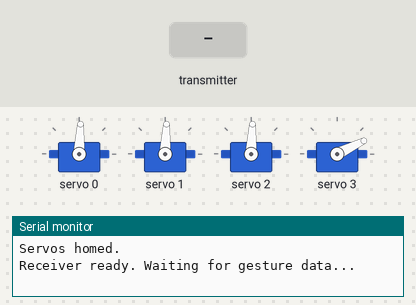
The sketch below on a simulated Arduino Uno, built with avr-gcc and run on an emulated ATmega328P. Parts: 4 × servo, the last lines printed to the serial monitor. The inputs (shaded band) are chosen by the test bench. No radio packets arrive unless stated.

Above: at 1.2 s.
1.3 s: the transmitter starts sending baseAngle = 0
At 4.23 s:
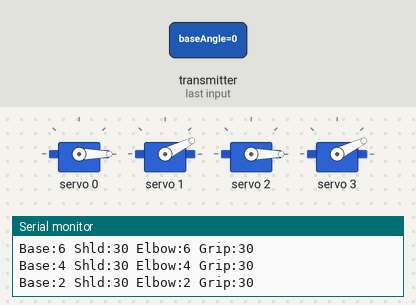
4.3 s: the transmitter starts sending shoulderAngle = 45
At 6.2 s:
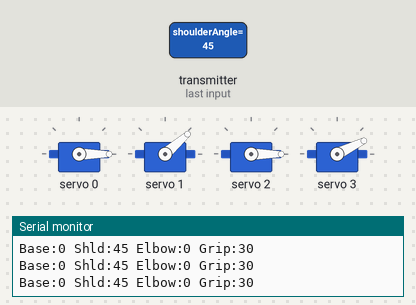
7.3 s: the transmitter starts sending elbowAngle = 45
At 9.2 s:
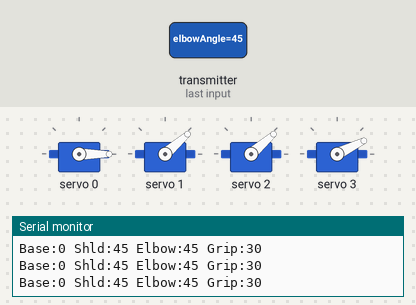
10.3 s: the transmitter starts sending gripperAngle = 90
At 13.0 s:
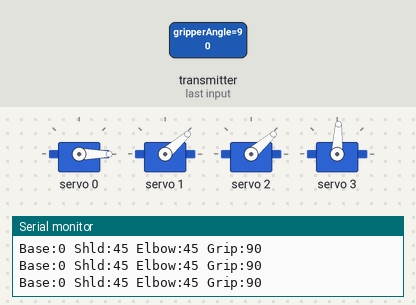
13.3 s: the transmitter starts sending baseAngle = 45
At 15.9 s:
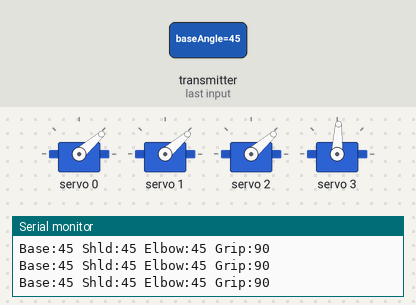
16.3 s: the transmitter starts sending shoulderAngle = 0
At 17.7 s:
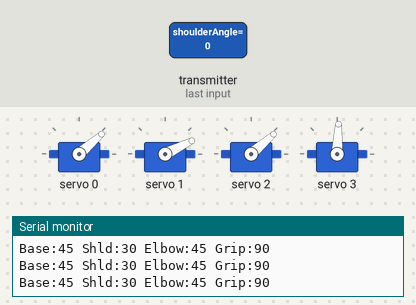
Timing chart, 0 to 19.3 s (numbered marks = the images above; inputs shaded):
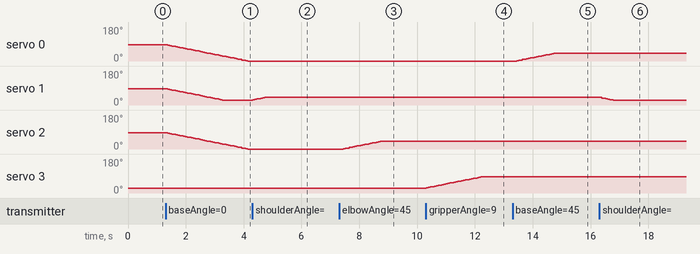

The sketch:

receiver.ino
```cpp
/**
 * @file receiver.ino
 * @brief Robotic Arm Receiver — Arduino Uno
 *
 * Gesture-Controlled Robotic Arm Project
 * GitHub: https://github.com/vasu4990/gesture-controlled-robotic-arm
 *
 * Hardware:
 *   - Arduino Uno
 *   - PCA9685 16-channel PWM driver (I2C: SDA=A4, SCL=A5)
 *   - nRF24L01 2.4GHz transceiver (SPI: CE=D9, CSN=D10)
 *   - hobby servos on PCA9685 channels 0–3
 *
 * Libraries required (install via Arduino Library Manager):
 *   - RF24 by TMRh20
 *   - Adafruit PWM Servo Driver Library by Adafruit
 *
 * Active signal flow:
 *   nRF24L01 RX → joint limits → interpolation → PCA9685 → servos
 *
 * Note: a two-link inverse-kinematics helper is included below for future
 * Cartesian-command experiments, but it is not used by the active packet path.
 */

#include "config.h"
#include <Adafruit_PWMServoDriver.h>
#include <RF24.h>
#include <SPI.h>
#include <Wire.h>


// ─── Radio
// ────────────────────────────────────────────────────────────────────
RF24 radio(9, 10); // CE=D9, CSN=D10

// ─── PCA9685 ─────────────────────────────────────────────────────────────────
Adafruit_PWMServoDriver pwm = Adafruit_PWMServoDriver(PCA9685_ADDR);

// ─── Data Packet (must match transmitter) ────────────────────────────────────
struct ControlPacket {
  uint8_t baseAngle;
  uint8_t shoulderAngle;
  uint8_t elbowAngle;
  uint8_t gripperAngle;
};

// ─── Current servo positions (for smooth interpolation) ──────────────────────
float currentBase = 90.0f;
float currentShoulder = 90.0f;
float currentElbow = 90.0f;
float currentGripper = GRIPPER_OPEN;

// ─── Helpers
// ──────────────────────────────────────────────────────────────────

/**
 * Convert angle in degrees to PCA9685 PWM tick count.
 * Tick = (pulse_us / 1e6) * PWM_FREQUENCY * 4096
 */
uint16_t angleToPWM(float angle) {
  angle = constrain(angle, 0.0f, 180.0f);
  float pulseUs =
      map(angle, 0.0f, 180.0f, (float)SERVO_MIN_US, (float)SERVO_MAX_US);
  return (uint16_t)(pulseUs / 1e6f * PWM_FREQUENCY * 4096);
}

/**
 * Write angle to a specific PCA9685 servo channel.
 */
void writeServo(uint8_t channel, float angle) {
  pwm.setPWM(channel, 0, angleToPWM(angle));
}

/**
 * Smoothly step currentAngle toward targetAngle by INTERP_STEP.
 */
float interpolate(float current, float target) {
  float diff = target - current;
  if (fabs(diff) <= INTERP_STEP)
    return target;
  return current + (diff > 0 ? INTERP_STEP : -INTERP_STEP);
}

/**
 * Inverse Kinematics — law of cosines.
 * Maps (x, y) end-effector Cartesian position → (θ1, θ2) joint angles.
 * Returns false if target is out of reach.
 *
 * This helper is not part of the active gesture packet path.
 */
bool inverseKinematics(float x, float y, float &theta1, float &theta2) {
  float L1 = LINK1_LEN;
  float L2 = LINK2_LEN;

  float distSq = x * x + y * y;
  float cosTheta2 = (distSq - L1 * L1 - L2 * L2) / (2.0f * L1 * L2);

  if (cosTheta2 < -1.0f || cosTheta2 > 1.0f)
    return false; // Unreachable

  theta2 = acos(cosTheta2) * 180.0f / PI; // Elbow angle (degrees)
  float k1 = L1 + L2 * cos(theta2 * PI / 180.0f);
  float k2 = L2 * sin(theta2 * PI / 180.0f);
  theta1 = (atan2(y, x) - atan2(k2, k1)) * 180.0f / PI; // Shoulder angle

  return true;
}

// ─── Setup
// ────────────────────────────────────────────────────────────────────
void setup() {
  Serial.begin(9600);

  // --- PCA9685 Init ---
  pwm.begin();
  pwm.setOscillatorFrequency(27000000);
  pwm.setPWMFreq(PWM_FREQUENCY);
  delay(10);

  // Move all servos to home/safe position
  writeServo(SERVO_BASE, 90);
  writeServo(SERVO_SHOULDER, 90);
  writeServo(SERVO_ELBOW, 90);
  writeServo(SERVO_GRIPPER, GRIPPER_OPEN);
  Serial.println(F("Servos homed."));

  // --- nRF24L01 Init ---
  if (!radio.begin()) {
    Serial.println(F("ERROR: nRF24L01 not found. Check wiring!"));
    while (true)
      ;
  }
  radio.setChannel(RF_CHANNEL);
  radio.setPALevel(RF24_PA_LOW);
  radio.setDataRate(RF24_250KBPS);
  radio.setPayloadSize(sizeof(ControlPacket));
  radio.openReadingPipe(1, RF_READ_PIPE);
  radio.startListening();

  Serial.println(F("Receiver ready. Waiting for gesture data..."));
}

// ─── Main Loop
// ────────────────────────────────────────────────────────────────
void loop() {
  ControlPacket pkt;

  if (radio.available()) {
    radio.read(&pkt, sizeof(pkt));

    // Clamp incoming angles to defined joint limits
    float targetBase = constrain((float)pkt.baseAngle, BASE_MIN, BASE_MAX);
    float targetShoulder =
        constrain((float)pkt.shoulderAngle, SHOULDER_MIN, SHOULDER_MAX);
    float targetElbow = constrain((float)pkt.elbowAngle, ELBOW_MIN, ELBOW_MAX);
    float targetGripper =
        constrain((float)pkt.gripperAngle, GRIPPER_OPEN, GRIPPER_CLOSED);

    // Optional future Cartesian command path. This is intentionally disabled;
    // the current transmitter sends joint-angle targets directly.
    /*
    float x = pkt.baseAngle;
    float y = pkt.shoulderAngle;
    float ikShoulder, ikElbow;
    if (inverseKinematics(x, y, ikShoulder, ikElbow)) {
        targetShoulder = ikShoulder;
        targetElbow = ikElbow;
    }
    */

    // Smoothly interpolate to target
    currentBase = interpolate(currentBase, targetBase);
    currentShoulder = interpolate(currentShoulder, targetShoulder);
    currentElbow = interpolate(currentElbow, targetElbow);
    currentGripper = interpolate(currentGripper, targetGripper);

    // Write to servos
    writeServo(SERVO_BASE, currentBase);
    writeServo(SERVO_SHOULDER, currentShoulder);
    writeServo(SERVO_ELBOW, currentElbow);
    writeServo(SERVO_GRIPPER, currentGripper);

    // Debug
    Serial.print(F("Base:"));
    Serial.print(currentBase, 0);
    Serial.print(F(" Shld:"));
    Serial.print(currentShoulder, 0);
    Serial.print(F(" Elbow:"));
    Serial.print(currentElbow, 0);
    Serial.print(F(" Grip:"));
    Serial.println(currentGripper, 0);
  }

  delay(LOOP_INTERVAL_MS);
}
```

config.h
```cpp
/**
 * @file config.h
 * @brief Receiver (Robotic Arm) Configuration
 *
 * Gesture-Controlled Robotic Arm
 * Receiver Side — Arduino Uno + PCA9685 + nRF24L01
 */

#ifndef CONFIG_H
#define CONFIG_H

// ─── nRF24L01 Radio ──────────────────────────────────────────────────────────
#define RF_CHANNEL 100              // Must match transmitter
#define RF_READ_PIPE 0xE8E8F0F0E1LL // Must match transmitter write pipe

// ─── PCA9685 PWM Driver (I2C)
// ─────────────────────────────────────────────────
#define PCA9685_ADDR 0x40
#define PWM_FREQUENCY 50 // 50Hz standard servo frequency

// Servo channel assignments on PCA9685
#define SERVO_BASE 0     // Base rotation
#define SERVO_SHOULDER 1 // Shoulder joint
#define SERVO_ELBOW 2    // Elbow joint
#define SERVO_GRIPPER 3  // Gripper open/close

// ─── Servo PWM Pulse Widths (microseconds)
// ──────────────────────────────────── MG996R servo: 500µs = 0°, 2400µs = 180°
#define SERVO_MIN_US 500
#define SERVO_MAX_US 2400

// ─── Joint Angle Limits (degrees) ────────────────────────────────────────────
#define BASE_MIN 0
#define BASE_MAX 180
#define SHOULDER_MIN 30
#define SHOULDER_MAX 150
#define ELBOW_MIN 0
#define ELBOW_MAX 160
#define GRIPPER_OPEN 30
#define GRIPPER_CLOSED 120

// ─── Arm Geometry (mm)
// ─────────────────────────────────────────────────────────
#define LINK1_LEN 120.0f // Upper arm length
#define LINK2_LEN 100.0f // Forearm length

// ─── Motion Smoothing
// ───────────────────────────────────────────────────────── Interpolation step
// (degrees per loop). Smaller = smoother, slower.
#define INTERP_STEP 2.0f

// ─── Timing
// ───────────────────────────────────────────────────────────────────
#define LOOP_INTERVAL_MS 20 // 50 Hz control loop

#endif // CONFIG_H
```

Measured:
- after the input at 1.3 s, servo 0, servo 2: moves from 87° to 0° over 2.8 s, starting at once; servo 1: moves from 87° to 26° over 2.0 s, starting at once
- after the input at 4.3 s, servo 1: moves from 26° to 41° over 0.47 s, starting at once
- after the input at 7.3 s, servo 2: moves from 0° to 41° over 1.3 s, starting after 0.14 s
- after the input at 10.3 s, servo 3: moves from 26° to 87° over 2.0 s, starting at once
- after the input at 13.3 s, servo 0: moves from 0° to 41° over 1.3 s, starting after 0.14 s
- after the input at 16.3 s, servo 1: moves from 41° to 26° over 0.47 s, starting at once
